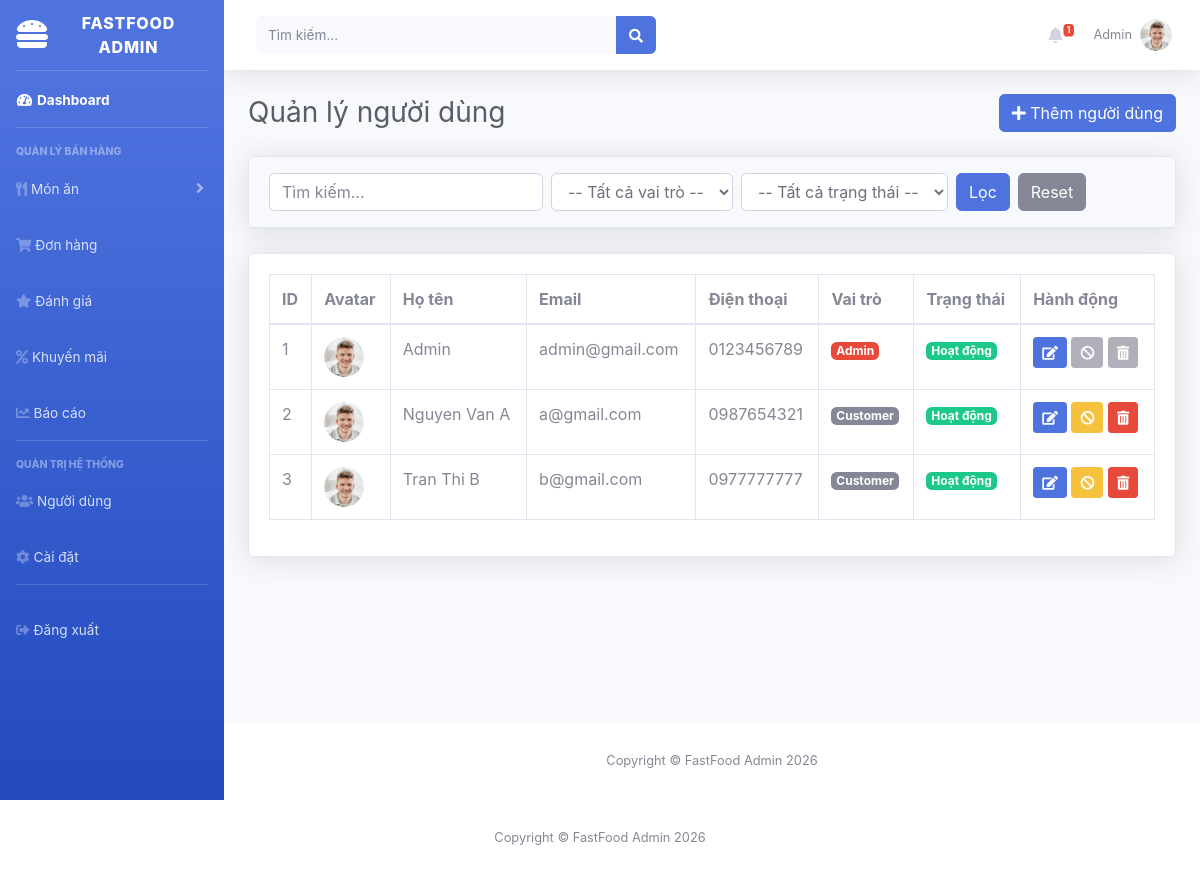
Page /admin.php?url=users (signed in) on the committed database.
### tables this page shows
CREATE TABLE users (
    id BIGINT UNSIGNED AUTO_INCREMENT PRIMARY KEY,
    role_id BIGINT UNSIGNED NOT NULL,
    name VARCHAR(100) NOT NULL,
    email VARCHAR(100) UNIQUE,
    password VARCHAR(255) NOT NULL,
    phone VARCHAR(20),
    avatar VARCHAR(255),
    status TINYINT DEFAULT 1,
    created_at TIMESTAMP NULL,
    updated_at TIMESTAMP NULL,
    remember_token VARCHAR(255) DEFAULT NULL,
    FOREIGN KEY (role_id) REFERENCES roles(id)
);

CREATE TABLE roles (
    id BIGINT UNSIGNED AUTO_INCREMENT PRIMARY KEY,
    name VARCHAR(50) UNIQUE NOT NULL,
    created_at TIMESTAMP NULL,
    updated_at TIMESTAMP NULL
);

### public/admin.php (called while the page is built, shortened)
<?php
$base = '/DoAn/DoAnTotNghiep/public/';
require_once __DIR__ . '/../app/controllers/Admin/UserController.php';
require_once __DIR__ . '/../app/controllers/Admin/OrderController.php';
function view($name, $data = []) {
    extract($data);
    return __DIR__ . "/../resources/views/pages/admin/$name.php";
}
$url = $_GET['url'] ?? 'dashboard';
$layout = __DIR__ . '/../resources/views/layouts/admin.php';
switch ($url) {
    case 'users':
        $search        = $_GET['search'] ?? '';
        $filter_role   = $_GET['role_id'] ?? 0;
        $filter_status = $_GET['status'] ?? -1;
        $page          = $_GET['page'] ?? 1;
        $roles = getAllRoles() ?? [];
        $result = getUsers($page, 10, [
            'search'   => $search,
            'role_id'  => $filter_role,
            'status'   => $filter_status
        ]);
        $users       = $result['data'];
        $totalPages  = $result['totalPages'];
        $currentPage = $result['currentPage'];
        $current_user_id = $_SESSION['user']['id'] ?? 0;
        $is_super_admin  = ($current_user_id == 1);
        $base            = $base ?? '/DoAn/DoAnTotNghiep/public/';
        $success = $_SESSION['success'] ?? null;
        $error   = $_SESSION['error']   ?? null;
        $data = [
            'users'          => $users,
            'roles'          => $roles,
            'search'         => $search,
            'filter_role'    => $filter_role,
            'filter_status'  => $filter_status,
            'totalPages'     => $totalPages,
            'currentPage'    => $currentPage,
            'current_user_id'=> $current_user_id,
            'is_super_admin' => $is_super_admin,
            'base'           => $base,
            'success'        => $success,
            'error'          => $error,
        ];
        $view = view('users', $data);
        break;
}
include $layout;

### resources/views/pages/admin/includes/functions.php (called while the page is built, shortened)
<?php
function countRecords($table, $where = '') {
    $pdo = getDB();
    $sql = "SELECT COUNT(*) FROM $table $where";
    return (int) $pdo->query($sql)->fetchColumn();
}
function getPendingOrdersCount() {
    $pdo = getDB();
    $sql = "SELECT COUNT(*) FROM orders WHERE status = 'pending'";
    return (int) $pdo->query($sql)->fetchColumn();
}
function getLowStockIngredientsCount() {
    $pdo = getDB();
    try {
        $stmt = $pdo->query("SHOW COLUMNS FROM ingredients LIKE 'min_quantity'");
        if ($stmt->rowCount() > 0) {
            return countRecords('ingredients', 'WHERE stock_quantity <= min_quantity');
        } else {
            return countRecords('ingredients', 'WHERE stock_quantity <= 5');
        }
    } catch (PDOException $e) {
        return 0;
    }
}
?>

### app/controllers/Admin/UserController.php (called while the page is built, shortened)
<?php
function getAllRoles() {
    $pdo = getDB();
    return $pdo->query("SELECT id, name FROM roles ORDER BY id")->fetchAll();
}
function getUsers($page = 1, $limit = 10, $filters = []) {
    $pdo = getDB();
    $offset = ($page - 1) * $limit;
    $search = $filters['search'] ?? '';
    $filter_role = $filters['role_id'] ?? 0;
    $filter_status = $filters['status'] ?? -1;
    $where = " WHERE 1=1 ";
    $params = [];
    $countSql = "SELECT COUNT(*) FROM users u $where";
    $stmt = $pdo->prepare($countSql);
    $stmt->execute($params);
    $totalRecords = $stmt->fetchColumn();
    $totalPages = ceil($totalRecords / $limit);
    $sql = "SELECT u.*, r.name as role_name FROM users u LEFT JOIN roles r ON u.role_id = r.id $where ORDER BY u.id ASC LIMIT $limit OFFSET $offset";
    $stmt = $pdo->prepare($sql);
    $stmt->execute($params);
    $users = $stmt->fetchAll();
    return [
        'data' => $users,
        'total' => $totalRecords,
        'totalPages' => $totalPages,
        'currentPage' => $page
    ];
}

### resources/views/pages/admin/users.php (the view, shortened to what this page needs)
<div class="d-sm-flex align-items-center justify-content-between mb-4">
    <h1 class="h3 mb-0 text-gray-800">Quản lý người dùng</h1>
    <button class="btn btn-primary" data-toggle="modal" data-target="#addUserModal"><i class="fas fa-plus"></i> Thêm người dùng</button>
</div>
<div class="card shadow mb-4">
    <div class="card-header py-3">
        <form method="GET" action="admin.php?url=users" class="form-inline">
            <input type="text" name="search" class="form-control mr-2" placeholder="Tìm kiếm..." value="<?= htmlspecialchars($search) ?>">
            <select name="role_id" class="form-control mr-2">
                <option value="0">-- Tất cả vai trò --</option>
            </select>
            <select name="status" class="form-control mr-2">
                <option value="-1">-- Tất cả trạng thái --</option>
            </select>
            <button type="submit" class="btn btn-primary">Lọc</button>
            <a href="admin.php?url=users" class="btn btn-secondary ml-2">Reset</a>
        </form>
    </div>
</div>
<div class="card shadow mb-4">
    <div class="card-body">
        <div class="table-responsive">
            <table class="table table-bordered">
                <thead>
                    <tr>
                        <th>ID</th><th>Avatar</th><th>Họ tên</th><th>Email</th><th>Điện thoại</th><th>Vai trò</th><th>Trạng thái</th><th>Hành động</th>
                    </tr>
                </thead>
                <tbody>
                    <?php if (empty($users)): ?>
                        <tr><td colspan="8" class="text-center">Không có người dùng nào.</td></tr>
                    <?php else: ?>
                        <?php foreach ($users as $user):
                            $is_target_admin = ($user['role_id'] == 1);
                            $can_edit = true;
                            $avatarFile = !empty($user['avatar']) ? $user['avatar'] : 'avatar-default.png';
                            $avatarPath = $base . 'assets/img/avatars/' . $avatarFile;
                        ?>
                        <tr>
                            <td><?= $user['id'] ?></td>
                            <td><img src="<?= $avatarPath ?>" width="40" height="40" class="rounded-circle" onerror="this.src='<?= $base ?>assets/img/avatars/avatar-default.png'"></td>
                            <td><?= htmlspecialchars($user['name']) ?></td>
                            <td><?= htmlspecialchars($user['email']) ?></td>
                            <td><?= htmlspecialchars($user['phone'] ?? '') ?></td>
                            <td><span class="badge badge-<?= $user['role_name'] == 'admin' ? 'danger' : ($user['role_name'] == 'staff' ? 'warning' : 'secondary') ?>"><?= ucfirst($user['role_name']) ?></span></td>
                            <td><?= $user['status'] == 1 ? '<span class="badge badge-success">Hoạt động</span>' : '<span class="badge badge-danger">Đã khóa</span>' ?></td>
                            <td style="white-space: nowrap;">
                                <?php if ($can_edit): ?>
                                    <button class="btn btn-sm btn-primary" data-toggle="modal" data-target="#editModal<?= $user['id'] ?>" title="Sửa"><i class="fas fa-edit"></i></button>
                                <?php else: ?>
                                    <button class="btn btn-sm btn-secondary" disabled title="Không có quyền sửa admin này"><i class="fas fa-edit"></i></button>
                                <?php endif; ?>
                                <?php if ($user['status'] == 1): ?>
                                    <?php if ($user['id'] != $current_user_id): ?>
                                        <?php if ($is_target_admin && $user['id'] == 1 && !$is_super_admin): ?>
                                            <button class="btn btn-sm btn-secondary" disabled title="Không thể vô hiệu hóa super admin"><i class="fas fa-ban"></i></button>
                                        <?php else: ?>
                                            <a href="admin.php?url=user-delete&id=<?= $user['id'] ?>" class="btn btn-sm btn-warning" title="Vô hiệu hóa" onclick="return confirm('Vô hiệu hóa người dùng này?')"><i class="fas fa-ban"></i></a>
                                        <?php endif; ?>
                                    <?php else: ?>
                                        <button class="btn btn-sm btn-secondary" disabled title="Không thể vô hiệu hóa chính mình"><i class="fas fa-ban"></i></button>
                                    <?php endif; ?>
                                <?php else: ?>
                                    <a href="admin.php?url=user-restore&id=<?= $user['id'] ?>" class="btn btn-sm btn-success" title="Khôi phục" onclick="return confirm('Khôi phục người dùng này?')"><i class="fas fa-undo-alt"></i></a>
                                <?php endif; ?>
                                <?php if ($user['id'] != $current_user_id): ?>
                                    <?php if ($is_target_admin && $user['id'] == 1 && !$is_super_admin): ?>
                                        <button class="btn btn-sm btn-secondary" disabled title="Không thể xóa super admin"><i class="fas fa-trash-alt"></i></button>
                                    <?php else: ?>
                                        <a href="admin.php?url=user-hard-delete&id=<?= $user['id'] ?>" class="btn btn-sm btn-danger" title="Xóa vĩnh viễn" onclick="return confirm('⚠️ XÓA VĨNH VIỄN! Bạn chắc chắn?')"><i class="fas fa-trash-alt"></i></a>
                                    <?php endif; ?>
                                <?php else: ?>
                                    <button class="btn btn-sm btn-secondary" disabled title="Không thể xóa chính mình"><i class="fas fa-trash-alt"></i></button>
                                <?php endif; ?>
                            </td>
                        </tr>
                        <?php endforeach; ?>
                    <?php endif; ?>
                </tbody>
            </table>
        </div>
    </div>
</div>
<?php require_once 'includes/footer.php'; require_once 'includes/scripts.php'; ?>

### resources/views/layouts/admin.php (shortened to what this page needs)
<?php
$base = '/DoAn/DoAnTotNghiep/public/';
?>
<!DOCTYPE html>
<html lang="vi">
<head>
    <link href="/DoAn/DoAnTotNghiep/vendor/fontawesome-free/css/all.min.css" rel="stylesheet">
    <link rel="stylesheet" href="<?= $base ?>assets/css/sb-admin-2.css">
</head>
<body id="page-top">
<div id="wrapper">
    <?php include __DIR__ . '/../pages/admin/includes/sidebar.php'; ?>
    <div id="content-wrapper" class="d-flex flex-column">
        <div id="content">
            <?php include __DIR__ . '/../pages/admin/includes/topbar.php'; ?>
            <div class="container-fluid">
                <?php
                if (!empty($view) && file_exists($view)) {
                    include $view;
                } else {
                    echo "❌ Không tìm thấy view";
                }
                ?>
            </div>
        </div>
        <?php include __DIR__ . '/../pages/admin/includes/footer.php'; ?>
</body>
</html>

### resources/views/pages/admin/includes/sidebar.php (shortened to what this page needs)
<?php
$role = match ($_SESSION['user']['role_id'] ?? 3) {
    1 => 'admin',
    2 => 'staff',
    default => 'customer'
};
?>
<ul class="navbar-nav bg-gradient-primary sidebar sidebar-dark accordion" id="accordionSidebar">
    <a class="sidebar-brand d-flex align-items-center justify-content-center" href="admin.php?url=dashboard">
        <div class="sidebar-brand-icon"><i class="fas fa-hamburger"></i></div>
        <div class="sidebar-brand-text mx-2">FastFood Admin</div>
    </a>
    <hr class="sidebar-divider my-0">
    <li class="nav-item active"><a class="nav-link" href="admin.php?url=dashboard"><i class="fas fa-fw fa-tachometer-alt"></i><span>Dashboard</span></a></li>
    <hr class="sidebar-divider">
    <div class="sidebar-heading">QUẢN LÝ BÁN HÀNG</div>
    <li class="nav-item"><a class="nav-link collapsed" href="#" data-toggle="collapse" data-target="#productMenu"><i class="fas fa-utensils"></i><span>Món ăn</span></a>
    </li>
    <li class="nav-item"><a class="nav-link" href="admin.php?url=orders"><i class="fas fa-shopping-cart"></i><span>Đơn hàng</span></a></li>
    <li class="nav-item"><a class="nav-link" href="admin.php?url=reviews"><i class="fas fa-star"></i><span>Đánh giá</span></a></li>
    <li class="nav-item"><a class="nav-link" href="admin.php?url=vouchers"><i class="fas fa-percent"></i><span>Khuyến mãi</span></a></li>
    <li class="nav-item"><a class="nav-link" href="admin.php?url=report"><i class="fas fa-chart-line"></i><span>Báo cáo</span></a></li>
    <?php if ($role == 'admin'): ?>
    <hr class="sidebar-divider">
    <div class="sidebar-heading">QUẢN TRỊ HỆ THỐNG</div>
    <li class="nav-item"><a class="nav-link" href="admin.php?url=users"><i class="fas fa-users"></i><span>Người dùng</span></a></li>
    <li class="nav-item"><a class="nav-link" href="admin.php?url=settings"><i class="fas fa-cog"></i><span>Cài đặt</span></a></li>
    <?php endif; ?>
    <hr class="sidebar-divider">
    <li class="nav-item"><a class="nav-link" href="admin.php?url=logout"><i class="fas fa-sign-out-alt"></i><span>Đăng xuất</span></a></li>
</ul>

### resources/views/pages/admin/includes/topbar.php (shortened to what this page needs)
<?php
global $currentUser, $pdo;
if (!function_exists('getPendingOrdersCount')) {
    require_once __DIR__ . '/functions.php';
}
$pendingOrdersCount = getPendingOrdersCount($pdo);
$lowStockCount = getLowStockIngredientsCount($pdo);
$totalNotifications = $pendingOrdersCount + $lowStockCount;
$avatarDefault = $base . 'assets/img/avatars/avatar-default.png';
$avatarPath = $avatarDefault;
?>
<nav class="navbar navbar-expand navbar-light bg-white topbar mb-4 static-top shadow">
    <form class="d-none d-sm-inline-block form-inline mr-auto ml-md-3 my-2 my-md-0 mw-100 navbar-search">
        <div class="input-group">
            <input type="text" class="form-control bg-light border-0 small" placeholder="Tìm kiếm...">
            <div class="input-group-append"><button class="btn btn-primary" type="button"><i class="fas fa-search fa-sm"></i></button></div>
        </div>
    </form>
    <ul class="navbar-nav ml-auto">
        <li class="nav-item dropdown no-arrow mx-1">
            <a class="nav-link dropdown-toggle" href="#" id="alertsDropdown" data-toggle="dropdown">
                <i class="fas fa-bell fa-fw"></i>
                <?php if ($totalNotifications > 0): ?>
                    <span class="badge badge-danger badge-counter"><?= $totalNotifications ?></span>
                <?php endif; ?>
            </a>
        </li>
        <li class="nav-item dropdown no-arrow">
            <a class="nav-link dropdown-toggle" href="#" id="userDropdown" data-toggle="dropdown">
                <span class="mr-2 d-none d-lg-inline text-gray-600 small"><?= htmlspecialchars($currentUser['name'] ?? $_SESSION['user_name'] ?? 'Admin') ?></span>
                <img class="img-profile rounded-circle" src="<?= htmlspecialchars($avatarPath) ?>" width="32" height="32" style="object-fit: cover;" onerror="this.src='<?= $avatarDefault ?>'">
            </a>
        </li>
    </ul>
</nav>

### resources/views/pages/admin/includes/footer.php
</div>
</div>
<footer class="sticky-footer bg-white">
    <div class="container my-auto">
        <div class="copyright text-center my-auto">
            <span>Copyright &copy; FastFood Admin 2026</span>
        </div>
    </div>
</footer>

### rows in the picture
users: id "1", name "Admin", email "admin@gmail.com", phone "0123456789", role.name "Admin", status "Hoạt động"
users: id "2", name "Nguyen Van A", email "a@gmail.com", phone "0987654321", role.name "Customer", status "Hoạt động"
users: id "3", name "Tran Thi B", email "b@gmail.com", phone "0977777777", role.name "Customer", status "Hoạt động"

### other values in the picture
$totalNotifications "1"
$currentUser['name'] "Admin"
